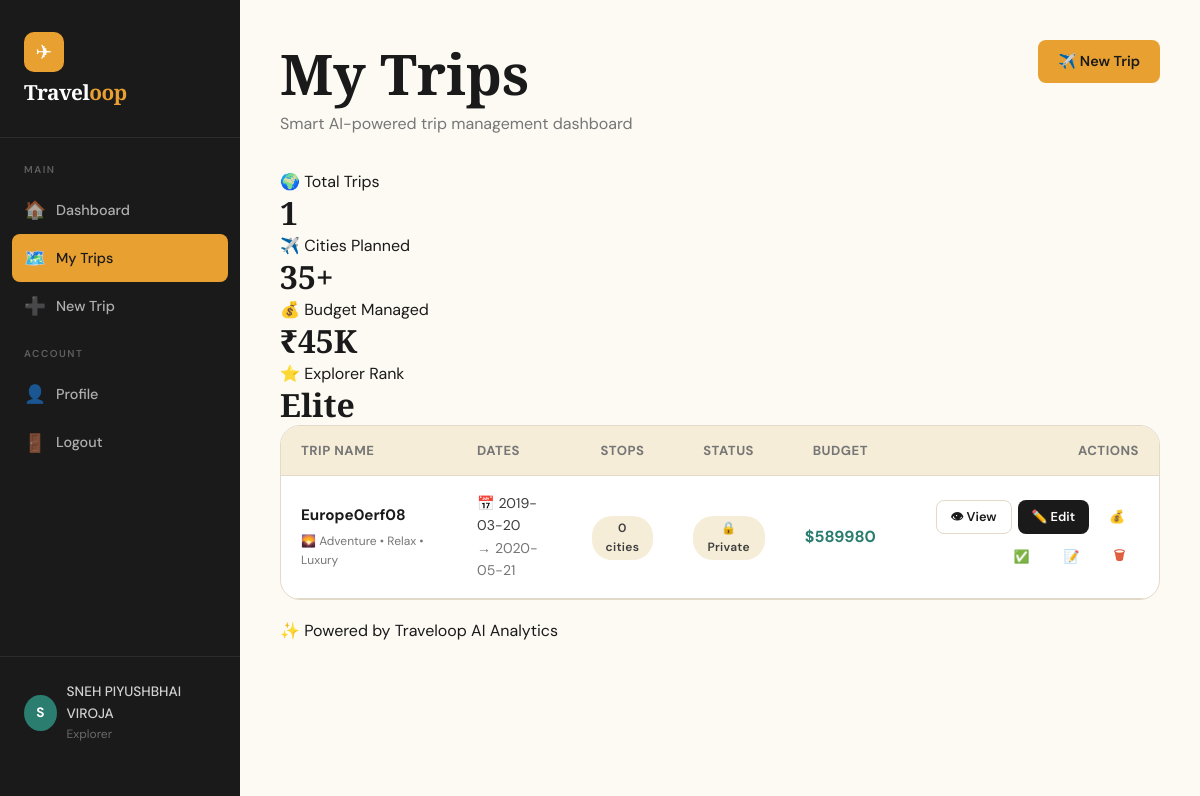
Screenshot of /trips (signed in) with the database file from the repository.
### backend/app.py (models this page shows)
class User(db.Model):
    id = db.Column(db.Integer, primary_key=True)
    name = db.Column(db.String(100), nullable=False)
    email = db.Column(db.String(120), unique=True, nullable=False)
    password = db.Column(db.String(200), nullable=False)
    photo = db.Column(db.String(200), default='')
    language = db.Column(db.String(20), default='English')
    created_at = db.Column(db.DateTime, default=datetime.utcnow)
    trips = db.relationship('Trip', backref='user', lazy=True, cascade='all, delete-orphan')

class Trip(db.Model):
    id = db.Column(db.Integer, primary_key=True)
    user_id = db.Column(db.Integer, db.ForeignKey('user.id'), nullable=False)
    name = db.Column(db.String(200), nullable=False)
    description = db.Column(db.Text, default='')
    start_date = db.Column(db.String(20), nullable=False)
    end_date = db.Column(db.String(20), nullable=False)
    cover_photo = db.Column(db.String(200), default='')
    is_public = db.Column(db.Boolean, default=False)
    budget = db.Column(db.Float, default=0.0)
    created_at = db.Column(db.DateTime, default=datetime.utcnow)
    stops = db.relationship('Stop', backref='trip', lazy=True, cascade='all, delete-orphan')
    notes = db.relationship('Note', backref='trip', lazy=True, cascade='all, delete-orphan')
    checklist = db.relationship('ChecklistItem', backref='trip', lazy=True, cascade='all, delete-orphan')

### backend/app.py (the view)
@app.route('/trips')
@login_required
def my_trips():
    user = User.query.get(session['user_id'])
    trips = Trip.query.filter_by(user_id=user.id).order_by(Trip.created_at.desc()).all()
    return render_template('my_trips.html', user=user, trips=trips)

### backend/app.py (called while the page is built)
def login_required(f):
    from functools import wraps
    @wraps(f)
    def decorated(*args, **kwargs):
        if 'user_id' not in session:
            return redirect(url_for('login'))
        return f(*args, **kwargs)
    return decorated

### templates/my_trips.html (shortened to what this page needs)
{% extends "base.html" %}
{% block content %}
<div class="page-header">
  <div class="page-title">
    <div>
      <h1>My Trips</h1>
      <p style="color:var(--ink-lt);margin-top:4px;">
      Smart AI-powered trip management dashboard
      </p>
    </div>
    <a href="{{ url_for('create_trip') }}" class="btn btn-primary">✈️ New Trip</a>
  </div>
</div>
<div class="page-body">
  <div class="trip-dashboard">
  <div class="dashboard-card">
    🌍 Total Trips
    <h2>{{ trips|length }}</h2>
  </div>
  <div class="dashboard-card">
    ✈️ Cities Planned
    <h2>35+</h2>
  </div>
  <div class="dashboard-card">
    💰 Budget Managed
    <h2>₹45K</h2>
  </div>
  <div class="dashboard-card">
    ⭐ Explorer Rank
    <h2>Elite</h2>
  </div>
</div>
  {% if trips %}
  <div style="background:var(--white);border:1px solid var(--border);border-radius:var(--radius-lg);overflow:hidden;" class="fade-up">
    <table style="width:100%;border-collapse:collapse;">
      <thead>
        <tr style="background:var(--sand);border-bottom:1px solid var(--border);">
          <th style="padding:14px 20px;text-align:left;font-size:.82rem;font-weight:700;letter-spacing:.5px;text-transform:uppercase;color:var(--ink-lt);">Trip Name</th>
          <th style="padding:14px 20px;text-align:left;font-size:.82rem;font-weight:700;letter-spacing:.5px;text-transform:uppercase;color:var(--ink-lt);">Dates</th>
          <th style="padding:14px 20px;text-align:center;font-size:.82rem;font-weight:700;letter-spacing:.5px;text-transform:uppercase;color:var(--ink-lt);">Stops</th>
          <th style="padding:14px 20px;text-align:center;font-size:.82rem;font-weight:700;letter-spacing:.5px;text-transform:uppercase;color:var(--ink-lt);">Status</th>
          <th style="padding:14px 20px;text-align:center;font-size:.82rem;font-weight:700;letter-spacing:.5px;text-transform:uppercase;color:var(--ink-lt);">Budget</th>
          <th style="padding:14px 20px;text-align:right;font-size:.82rem;font-weight:700;letter-spacing:.5px;text-transform:uppercase;color:var(--ink-lt);">Actions</th>
        </tr>
      </thead>
      <tbody>
        {% for trip in trips %}
        <tr style="border-bottom:1px solid var(--border);transition:background .15s;" onmouseover="this.style.background='var(--cream)'" onmouseout="this.style.background=''">
          <td style="padding:16px 20px;">
            <div style="font-weight:700;font-size:.95rem;">{{ trip.name }}</div>
            <div class="trip-mood" style="font-size:.75rem;color:var(--ink-lt);margin-top:4px;">
            🌄 Adventure • Relax • Luxury
            </div>
          </td>
          <td style="padding:16px 20px;color:var(--ink-md);font-size:.88rem;">
            📅 {{ trip.start_date }}<br>
            <span style="color:var(--ink-lt);">→ {{ trip.end_date }}</span>
          </td>
          <td style="padding:16px 20px;text-align:center;">
            <span class="badge badge-sand">{{ trip.stops|length }} cities</span>
          </td>
          <td style="padding:16px 20px;text-align:center;">
            {% if trip.is_public %}
              <span class="badge badge-public">🌍 Public</span>
            {% else %}
              <span class="badge badge-sand">🔒 Private</span>
            {% endif %}
          </td>
          <td style="padding:16px 20px;text-align:center;font-weight:700;color:var(--teal);">
            {% if trip.budget > 0 %}${{ "%.0f"|format(trip.budget) }}{% else %}—{% endif %}
          </td>
          <td style="padding:16px 20px;text-align:right;">
            <div style="display:flex;gap:6px;justify-content:flex-end;flex-wrap:wrap;">
              <a href="{{ url_for('itinerary_view', trip_id=trip.id) }}" class="btn btn-outline btn-sm">👁 View</a>
              <a href="{{ url_for('itinerary_builder', trip_id=trip.id) }}" class="btn btn-dark btn-sm">✏️ Edit</a>
              <a href="{{ url_for('trip_budget', trip_id=trip.id) }}" class="btn btn-ghost btn-sm">💰</a>
              <a href="{{ url_for('checklist', trip_id=trip.id) }}" class="btn btn-ghost btn-sm">✅</a>
              <a href="{{ url_for('trip_notes', trip_id=trip.id) }}" class="btn btn-ghost btn-sm">📝</a>
              <button class="btn btn-ghost btn-sm" style="color:var(--coral);"
                onclick="deleteTrip({{ trip.id }})">🗑</button>
            </div>
          </td>
        </tr>
        {% endfor %}
      </tbody>
    </table>
  </div>
  ✨ Powered by Traveloop AI Analytics
  </div>
  {% endif %}
</div>
{% endblock %}

### templates/base.html (shortened to what this page needs)
<!DOCTYPE html>
<html lang="en">
<head>
  <link rel="stylesheet" href="{{ url_for('static', filename='css/style.css') }}">
</head>
<body>
{% block body %}
<div class="page-wrapper">
  <nav class="sidebar">
    <div class="sidebar-logo">
      <div class="logo-icon">✈</div>
      <h2>Travel<span>oop</span></h2>
    </div>
    <div class="nav-section">
      <div class="nav-label">Main</div>
      <a href="{{ url_for('dashboard') }}" class="nav-link {% if request.endpoint == 'dashboard' %}active{% endif %}">
        <span class="nav-icon">🏠</span> Dashboard
      </a>
      <a href="{{ url_for('my_trips') }}" class="nav-link {% if request.endpoint == 'my_trips' %}active{% endif %}">
        <span class="nav-icon">🗺️</span> My Trips
      </a>
      <a href="{{ url_for('create_trip') }}" class="nav-link {% if request.endpoint == 'create_trip' %}active{% endif %}">
        <span class="nav-icon">➕</span> New Trip
      </a>
    </div>
    <div class="nav-section" style="margin-top: 8px;">
      <div class="nav-label">Account</div>
      <a href="{{ url_for('profile') }}" class="nav-link {% if request.endpoint == 'profile' %}active{% endif %}">
        <span class="nav-icon">👤</span> Profile
      </a>
      <a href="{{ url_for('logout') }}" class="nav-link">
        <span class="nav-icon">🚪</span> Logout
      </a>
    </div>
    <div class="sidebar-footer">
      <div class="user-chip">
        <div class="user-avatar">{{ session.user_name[0]|upper if session.user_name else 'U' }}</div>
        <div>
          <div class="user-name">{{ session.user_name or 'Traveler' }}</div>
          <div class="user-role">Explorer</div>
        </div>
      </div>
    </div>
  </nav>
  <main class="main-content">
    {% block content %}{% endblock %}
{% endblock %}
</body>
</html>

### Static/CSS/style.css (style rules this page uses)
:root { --sand: #F5EDD8; --cream: #FDFAF4; --amber: #E8A030; --amber-dk: #C4821A; --teal: #2A7D6F; --teal-lt: #3BA08F; --coral: #E05A3A; --ink: #1A1A1A; --ink-md: #3D3D3D; --ink-lt: #767676; --border: #E2D9C8; --white: #FFFFFF; --shadow: 0 4px 24px rgba(26,26,26,.10); --shadow-lg:0 12px 48px rgba(26,26,26,.15); --radius: 12px; --radius-lg:20px; }
*, *::before, *::after { box-sizing: border-box; margin: 0; padding: 0; }
html { scroll-behavior: smooth; }
body { font-family: 'DM Sans', sans-serif; background: var(--cream); color: var(--ink); min-height: 100vh; line-height: 1.6; }
h1,h2,h3,h4 { font-family: 'Playfair Display', serif; line-height: 1.2; }
h1 { font-size: clamp(2rem, 5vw, 3.5rem); }
h2 { font-size: clamp(1.5rem, 3vw, 2rem); }
p { color: var(--ink-md); }
a { text-decoration: none; color: inherit; }
.page-wrapper { display: flex; min-height: 100vh; }
.sidebar { width: 240px; min-width: 240px; background: var(--ink); color: var(--white); display: flex; flex-direction: column; padding: 32px 0; position: sticky; top: 0; height: 100vh; overflow-y: auto; }
.sidebar-logo { padding: 0 24px 32px; border-bottom: 1px solid rgba(255,255,255,.08); margin-bottom: 24px; }
.sidebar-logo .logo-icon { width: 40px; height: 40px; background: var(--amber); border-radius: 10px; display: flex; align-items: center; justify-content: center; font-size: 20px; margin-bottom: 8px; }
.sidebar-logo h2 { font-size: 1.3rem; color: var(--white); letter-spacing: -.5px; }
.sidebar-logo span { color: var(--amber); }
.nav-section { padding: 0 12px; margin-bottom: 8px; }
.nav-label { font-size: 10px; font-weight: 600; letter-spacing: 1.5px; text-transform: uppercase; color: rgba(255,255,255,.3); padding: 0 12px 8px; }
.nav-link { display: flex; align-items: center; gap: 12px; padding: 10px 12px; border-radius: 8px; color: rgba(255,255,255,.65); font-size: .9rem; font-weight: 500; transition: all .2s; }
.nav-link:hover, .nav-link.active { background: rgba(255,255,255,.08); color: var(--white); }
.nav-link.active { background: var(--amber); color: var(--ink); }
.nav-icon { font-size: 1.1rem; width: 20px; text-align: center; }
.sidebar-footer { margin-top: auto; padding: 24px; border-top: 1px solid rgba(255,255,255,.08); }
.user-chip { display: flex; align-items: center; gap: 10px; }
.user-avatar { width: 36px; height: 36px; border-radius: 50%; background: var(--teal); display: flex; align-items: center; justify-content: center; font-weight: 700; font-size: .85rem; color: white; }
.user-name { font-size: .85rem; color: rgba(255,255,255,.8); font-weight: 500; }
.user-role { font-size: .75rem; color: rgba(255,255,255,.35); }
.main-content { flex: 1; overflow-y: auto; background: var(--cream); }
.page-header { padding: 40px 40px 0; margin-bottom: 32px; }
.page-title { display: flex; align-items: flex-start; justify-content: space-between; gap: 16px; flex-wrap: wrap; }
.page-body { padding: 0 40px 60px; }
.btn { display: inline-flex; align-items: center; gap: 8px; padding: 10px 20px; border-radius: 8px; font-family: 'DM Sans', sans-serif; font-weight: 600; font-size: .9rem; cursor: pointer; border: none; transition: all .2s; white-space: nowrap; }
.btn-primary { background: var(--amber); color: var(--ink); }
.btn-dark { background: var(--ink); color: var(--white); }
.btn-outline { background: transparent; color: var(--ink); border: 1.5px solid var(--border); }
.btn-ghost { background: transparent; color: var(--ink-lt); padding: 6px 10px; }
.btn-sm { padding: 6px 14px; font-size: .8rem; }
.badge { display: inline-flex; align-items: center; gap: 4px; padding: 3px 10px; border-radius: 20px; font-size: .75rem; font-weight: 600; letter-spacing: .3px; }
.badge-sand { background: var(--sand); color: var(--ink-md); }
.fade-up { animation: fadeUp .4s ease both; }

### rows the page displays
User: name "SNEH PIYUSHBHAI VIROJA"
Trip: name "Europe0erf08", start_date "2019-03-20", end_date "2020-05-21", stops|length "0", is_public "🔒 Private", budget "589980"

### other values shown
{{ session.user_name[0]|upper if session.user_name else 'U' }} "S"
{{ trips|length }} "1"
